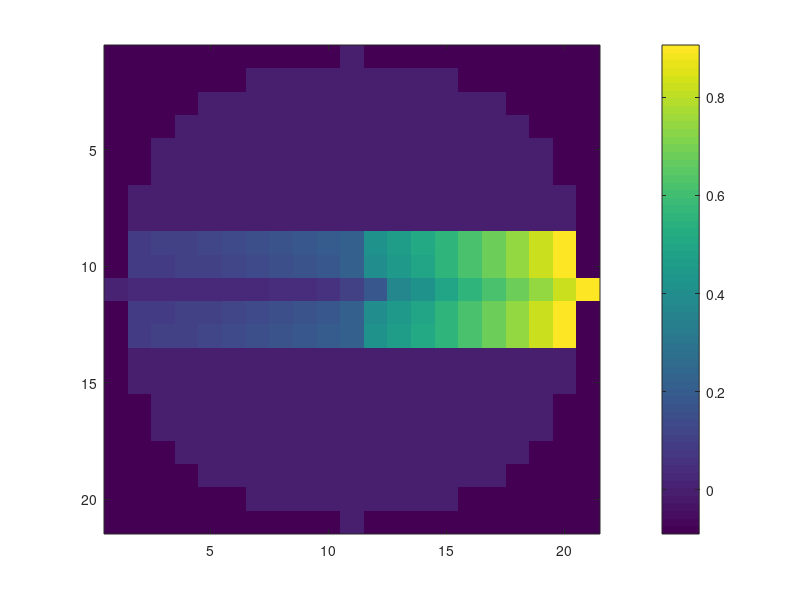

Write the MATLAB code that produced this figure. (Note: this script raises an error after producing the figure.)
close all;
clear;
clc;

global N_coll intensity_list indices

%% DATA X
load('data_x.mat')
N_coll = numel(yc_pts) * numel(zc_pts);
dV = dxe * dye * dze;

% Plot the heatmap
z = P(:, 3);
flags = z == 0;
X = reshape(intensity_list(flags), numel(xe_pts), numel(ye_pts));
figure;
imagesc(X)
colorbar;

% D matrix for normal tissue
K = 5;
D_N1 = return_dmat(in_normal_flags, in_col_flags, K);
D_N1 = [D_N1, zeros(size(D_N1, 1), 2 * K)];
Dt_N1 = sum(D_N1, 1);
Vt_N1 = sum(D_N1~=0) * dV;
% D matrix for tumor
D_T1 = return_dmat(in_tumor_flags, in_col_flags, K);
V_T1 = sum(D_T1~=0) * dV;
% D matrix for organ at risk
D_O1 = return_dmat(in_oar_flags, in_col_flags, K);
D_O1 = [D_O1, zeros(size(D_O1, 1), 2 * K)];
Dt_O1 = sum(D_O1, 1);
Vt_O1 = sum(D_O1~=0) * dV;

%% DATA X-Y
load('data_xy.mat')
N_coll = numel(yc_pts) * numel(zc_pts);

% Plot the heatmap
z = P(:, 3);
flags = z == 0;
X = reshape(intensity_list(flags), numel(xe_pts), numel(ye_pts));
figure;
imagesc(X)
colorbar;

% D matrix for normal tissue
D_N2 = return_dmat(in_normal_flags, in_col_flags, K);
D_N2 = [zeros(size(D_N2, 1), K), D_N2, zeros(size(D_N2, 1), K)];
Dt_N2 = sum(D_N2, 1);
Vt_N2 = sum(D_N2~=0) * dV;
% D matrix for tumor
D_T2 = return_dmat(in_tumor_flags, in_col_flags, K);
V_T2 = sum(D_T2~=0) * dV;
% D matrix for organ at risk
D_O2 = return_dmat(in_oar_flags, in_col_flags, K);
D_O2 = [zeros(size(D_O2, 1), K), D_O2, zeros(size(D_O2, 1), K)];
Dt_O2 = sum(D_O2, 1);
Vt_O2 = sum(D_O2~=0) * dV;

%% DATA Y

load('data_y.mat')
N_coll = numel(yc_pts) * numel(zc_pts);

% Plot the heatmap
z = P(:, 3);
flags = z == 0;
X = reshape(intensity_list(flags), numel(xe_pts), numel(ye_pts));
figure;
imagesc(X)
colorbar;

% D matrix for normal tissue
D_N3 = return_dmat(in_normal_flags, in_col_flags, K);
D_N3 = [zeros(size(D_N3, 1), 2 * K), D_N3];
Dt_N3 = sum(D_N3, 1);
Vt_N3 = sum(D_N3~=0) * dV;
% D matrix for tumor
D_T3 = return_dmat(in_tumor_flags, in_col_flags, K);
V_T3 = sum(D_T3~=0) * dV;
% D matrix for organ at risk
D_O3 = return_dmat(in_oar_flags, in_col_flags, K);
D_O3 = [zeros(size(D_O3, 1), 2 * K), D_O3];
Dt_O3 = sum(D_O3, 1);
Vt_O3 = sum(D_O3~=0) * dV;

D_T = [D_T1, zeros(size(D_T1, 1), 2 * K); ...
       zeros(size(D_T2, 1), K), D_T2, zeros(size(D_T2, 1), K); ...
       zeros(size(D_T3, 1), 2*K), D_T3];
V_T = [V_T1, zeros(size(V_T1, 1), 2 * K); ...
       zeros(size(V_T2, 1), K), V_T2, zeros(size(V_T2, 1), K); ...
       zeros(size(V_T3, 1), 2*K), V_T3];
Dt_T = sum(D_T, 1);
Vt_T = sum(V_T, 1);

C_N = Dt_N1 + Dt_N2 + Dt_N3;
C_O = Dt_O1 + Dt_O2 + Dt_O3;
C_T = Dt_T;

V_N = Vt_N1 + Vt_N2 + Vt_N3;
V_O = Vt_O1 + Vt_O2 + Vt_O3;
V_T = Vt_T;

% fprintf('### Tumor sanity check ###\n')
% fprintf('Real volume: %.02f\n', pi * 4 / 3)
% fprintf('Est. volume: %.02f\n', sum(in_tumor_flags) * dV)

save('mlop_data2', 'D_N1', 'D_N2', 'D_N3', 'D_O1', 'D_O2', ...
     'D_O3', 'D_T', 'Dt_N1', 'Dt_N2', 'Dt_N3', 'Dt_O1', ...
     'Dt_O2', 'Dt_O3', 'Dt_T', 'C_T', 'C_N', 'C_O', 'V_T', 'V_N', 'V_O');

%%%%%%%%%%%%%%%%%%%%%%%%%%%%%%%%%%%%%%%%%%%%%%%%%%%%%%%
function D = return_dmat(flag1, flag2, L)
    global N_coll intensity_list indices
    flags = flag1 & flag2;
    K = sum(flags);
    D = zeros(K, N_coll);
    D((indices(flags)-1)*K + (1:K)') = intensity_list(flags);
    D = custom_reshape(D, L);
end

function D = custom_reshape(D, K)
    D = reshape(D, size(D, 1), K, size(D, 2)/K);
    D = sum(D, 3);
end